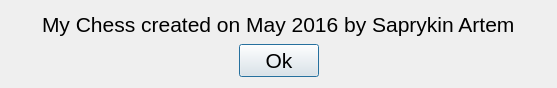
<?xml version="1.0" encoding="UTF-8"?>
<ui version="4.0">
 <class>AboutDialog</class>
 <widget class="QDialog" name="AboutDialog">
  <property name="geometry">
   <rect>
    <x>0</x>
    <y>0</y>
    <width>557</width>
    <height>88</height>
   </rect>
  </property>
  <property name="windowTitle">
   <string>About my chess</string>
  </property>
  <layout class="QGridLayout" name="gridLayout">
   <item row="0" column="0">
    <layout class="QHBoxLayout" name="horizontalLayout">
     <item>
      <spacer name="horizontalSpacer">
       <property name="orientation">
        <enum>Qt::Horizontal</enum>
       </property>
       <property name="sizeHint" stdset="0">
        <size>
         <width>40</width>
         <height>20</height>
        </size>
       </property>
      </spacer>
     </item>
     <item>
      <widget class="QLabel" name="label">
       <property name="font">
        <font>
         <pointsize>16</pointsize>
        </font>
       </property>
       <property name="text">
        <string>My Chess created on May 2016 by Saprykin Artem</string>
       </property>
      </widget>
     </item>
     <item>
      <spacer name="horizontalSpacer_2">
       <property name="orientation">
        <enum>Qt::Horizontal</enum>
       </property>
       <property name="sizeHint" stdset="0">
        <size>
         <width>40</width>
         <height>20</height>
        </size>
       </property>
      </spacer>
     </item>
    </layout>
   </item>
   <item row="1" column="0">
    <layout class="QHBoxLayout" name="horizontalLayout_2">
     <item>
      <spacer name="horizontalSpacer_3">
       <property name="orientation">
        <enum>Qt::Horizontal</enum>
       </property>
       <property name="sizeHint" stdset="0">
        <size>
         <width>40</width>
         <height>20</height>
        </size>
       </property>
      </spacer>
     </item>
     <item>
      <widget class="QPushButton" name="pushButton">
       <property name="font">
        <font>
         <pointsize>16</pointsize>
        </font>
       </property>
       <property name="text">
        <string>Ok</string>
       </property>
      </widget>
     </item>
     <item>
      <spacer name="horizontalSpacer_4">
       <property name="orientation">
        <enum>Qt::Horizontal</enum>
       </property>
       <property name="sizeHint" stdset="0">
        <size>
         <width>40</width>
         <height>20</height>
        </size>
       </property>
      </spacer>
     </item>
    </layout>
   </item>
  </layout>
 </widget>
 <resources/>
 <connections/>
</ui>
